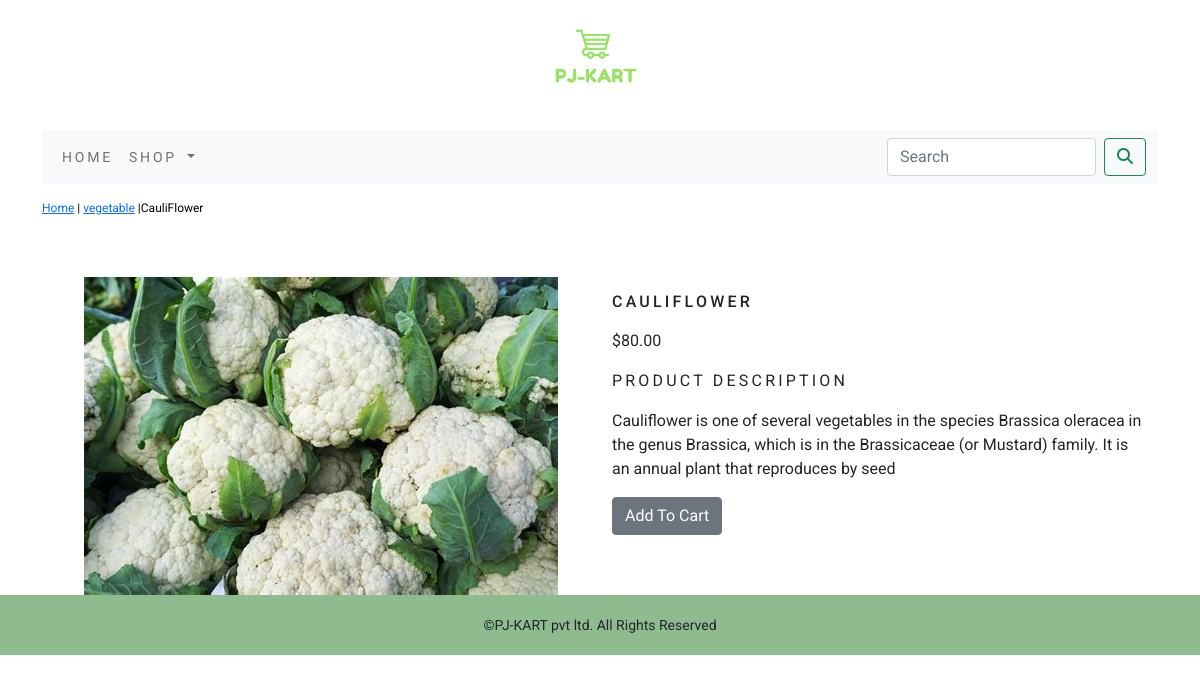
Screenshot of /shopapp/vegetable/cauliflower/ with the database file from the repository.
### shopapp/models.py (models this page shows, shortened)
class Product(models.Model):
    name = models.CharField(max_length=250, unique=True)
    slug = models.SlugField(max_length=250, unique=True)
    desc = models.TextField(null=True)
    image = models.ImageField(upload_to='products', null=True)
    price=models.DecimalField(max_digits=10,decimal_places=2)
    category=models.ForeignKey(category,on_delete=models.CASCADE)
    stock=models.IntegerField()
    available=models.BooleanField(default=True)
    created=models.DateTimeField(auto_now_add=True)
    updated= models.DateTimeField(auto_now=True)
    class Meta:
        ordering=('name',)
        verbose_name='product'
        verbose_name_plural='products'

class category(models.Model):
    name =models.CharField(max_length=250,unique=True)
    slug = models.SlugField(max_length=250,unique=True)
    desc=models.TextField(null=True)
    image=models.ImageField(upload_to='category',null=True)
    class Meta:
        ordering=('name',)
        verbose_name='category'
        verbose_name_plural='categories'
    def __str__(self):
        return '{}'.format(self.name)
    def get_url(self):
        return reverse('shopapp:products_by_category',args=[self.slug])

### shopapp/views.py (the view)
# urls.py: path('<slug:c_slug>/<slug:p_slug>/', views.prodetails, name='procatdetails'),
def prodetails(request,c_slug,p_slug):
    try:
        product=Product.objects.get(category__slug=c_slug,slug=p_slug)
    except Exception as e:
        raise e
    return render(request,'product.html',{'product':product})

### cartapp/context_processors.py (called while the page is built)
def counter(request):
    item_count=0
    if 'admin' in request.path:
        return {}
    else:
        try:
            cart=Cart.objects.filter(cart_id=_cart_id(request))
            cart_items=CartItem.objects.all().filter(cart=cart[:1])
            for cart_item in cart_items:
                item_count+=cart_item.quantity
        except Cart.DoesNotExist:
            item_count=0
    return dict(item_count=item_count)

### cartapp/views.py (called while the page is built)
def _cart_id(request):
    cart = request.session.session_key
    if not cart:
        cart = request.session.create()
    return cart

### shopapp/context_processors.py (called while the page is built)
def menu_links(request):
    links= category.objects.all()
    return dict(links=links)

### template/product.html (shortened to what this page needs)
{% extends 'base.html' %}
{% load static %}
{% block content %}
<div class="row my_prod_row_class">
    <div class="mx_auto">
        <p><a href="{% url 'shopapp:allprodcat' %}">Home</a> | <a href="{{ product.category.get_url}}">{{product.category}}</a> |{{product.name}} </p>
    </div>
</div>
 <br>
<div class="container">
<div class="row">
    <div class="col-12 col-sm-12 col-md-12 col-lg-6 text-center">
        <div style="min-width:18rem;">
            <img src="{{ product.image.url }}" alt="{{product.name}}">
        </div>
    </div>
        <div class="col-12 col-sm-12 col-md-12 col-lg-6">
            <div>
            <h1 class="my_prod_title">{{product.name}}</h1>
            <p> ${{product.price}}</p>
            <p class="my_title">Product Description</p>
            <p class="text-justify my_prod_text">{{product.desc}}</p>
            {% if product.stock <= 0 %}
            <p class="text-justify my_prod_text "><b>OUT OF STOCK</b></p>
            {% else %}
            <a class="btn btn-secondary" href="{% url 'cartapp:add_cart' product.id %}">Add To Cart</a>
            {% endif %}
        </div>
        </div>
    </div>
</div>
</div>
{% endblock%}

### static/css/custom.css (style rules this page uses)
body { font-family: 'Roboto', sans-serif; }
.my_title { font-size:16px; text-transform:uppercase; letter-spacing:.2em; }
.my_prod_row_class { padding-top:15px; padding-bottom:20px; }
.my_prod_row_class .mx_auto { color:#000; font-size:12px; text-decoration:none; }
.my_prod_title { font-size:16px; text-transform:uppercase; letter-spacing:.2em; padding-top:15px; padding-bottom:10px; }

### rows the page displays
Product: category "vegetable", name "CauliFlower", image (picture), name "CAULIFLOWER", price "80.00", desc "Cauliflower is one of several vegetables in the species Brassica oleracea in the genus Brassica, which is in the Brassicaceae (or Mustard) family. It is an annual plant that reproduces by seed"
